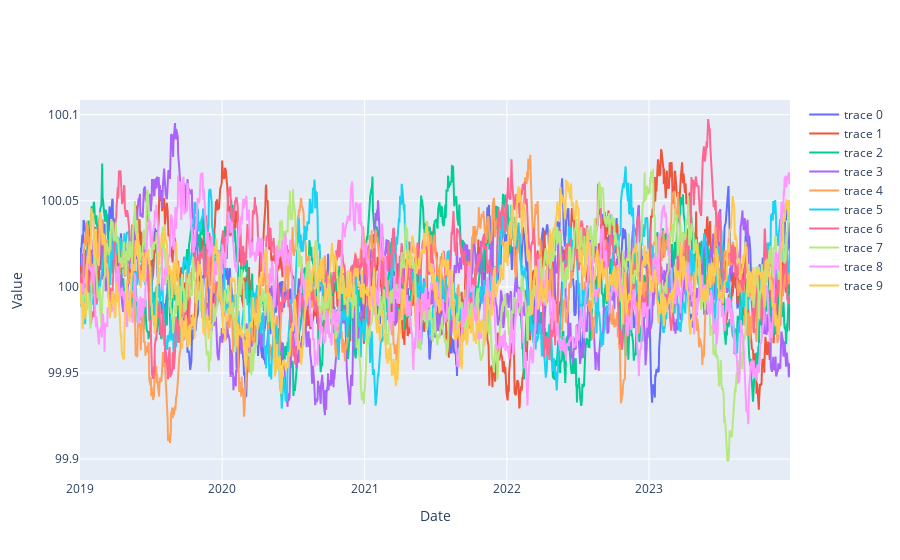

The notebook cell saved with this chart:
### Code cell
u.plot_plotly_multiple(train)

### Figure 1 — Plotly figure (JSON) as saved in the notebook; plotly's stock layout.template omitted (floating-point values rounded to 4 significant figures; data arrays with more than 128 entries replaced by an {"elided": "..."} marker saying what was removed)
{"data": [{"mode": "lines", "type": "scatter", "x": {"elided": "1304 str values"}, "y": {"elided": "1304 float values"}}, {"mode": "lines", "type": "scatter", "x": {"elided": "1304 str values"}, "y": {"elided": "1304 float values"}}, {"mode": "lines", "type": "scatter", "x": {"elided": "1304 str values"}, "y": {"elided": "1304 float values"}}, {"mode": "lines", "type": "scatter", "x": {"elided": "1304 str values"}, "y": {"elided": "1304 float values"}}, {"mode": "lines", "type": "scatter", "x": {"elided": "1304 str values"}, "y": {"elided": "1304 float values"}}, {"mode": "lines", "type": "scatter", "x": {"elided": "1304 str values"}, "y": {"elided": "1304 float values"}}, {"mode": "lines", "type": "scatter", "x": {"elided": "1304 str values"}, "y": {"elided": "1304 float values"}}, {"mode": "lines", "type": "scatter", "x": {"elided": "1304 str values"}, "y": {"elided": "1304 float values"}}, {"mode": "lines", "type": "scatter", "x": {"elided": "1304 str values"}, "y": {"elided": "1304 float values"}}, {"mode": "lines", "type": "scatter", "x": {"elided": "1304 str values"}, "y": {"elided": "1304 float values"}}], "layout": {"xaxis": {"title": {"text": "Date"}}, "yaxis": {"title": {"text": "Value"}}}}
